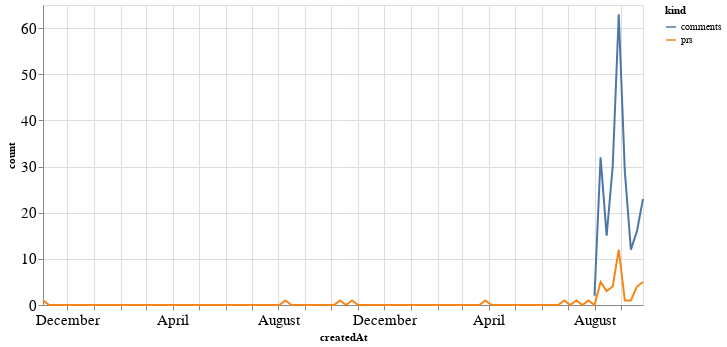

The notebook cell saved with this chart:
### Code cell
alt.Chart(total_time, width=600).mark_line().encode(
    x='createdAt',
    y='count',
    color='kind'
)

### Figure 1 — Vega-Lite specification as saved in the notebook (floating-point values rounded to 4 significant figures; data arrays with more than 128 entries replaced by an {"elided": "..."} marker saying what was removed)
{"config": {"axisLeft": {"labelFontSize": 15}, "axisBottom": {"labelFontSize": 15}}, "data": {"name": "data-dd2c04ec7aa2d02a55acc9045d0a379d"}, "mark": "line", "encoding": {"color": {"type": "nominal", "field": "kind"}, "x": {"type": "temporal", "field": "createdAt"}, "y": {"type": "quantitative", "field": "count"}}, "width": 600, "$schema": "https://vega.github.io/schema/vega-lite/v4.8.1.json", "datasets": {"data-dd2c04ec7aa2d02a55acc9045d0a379d": {"elided": "200 records"}}}
